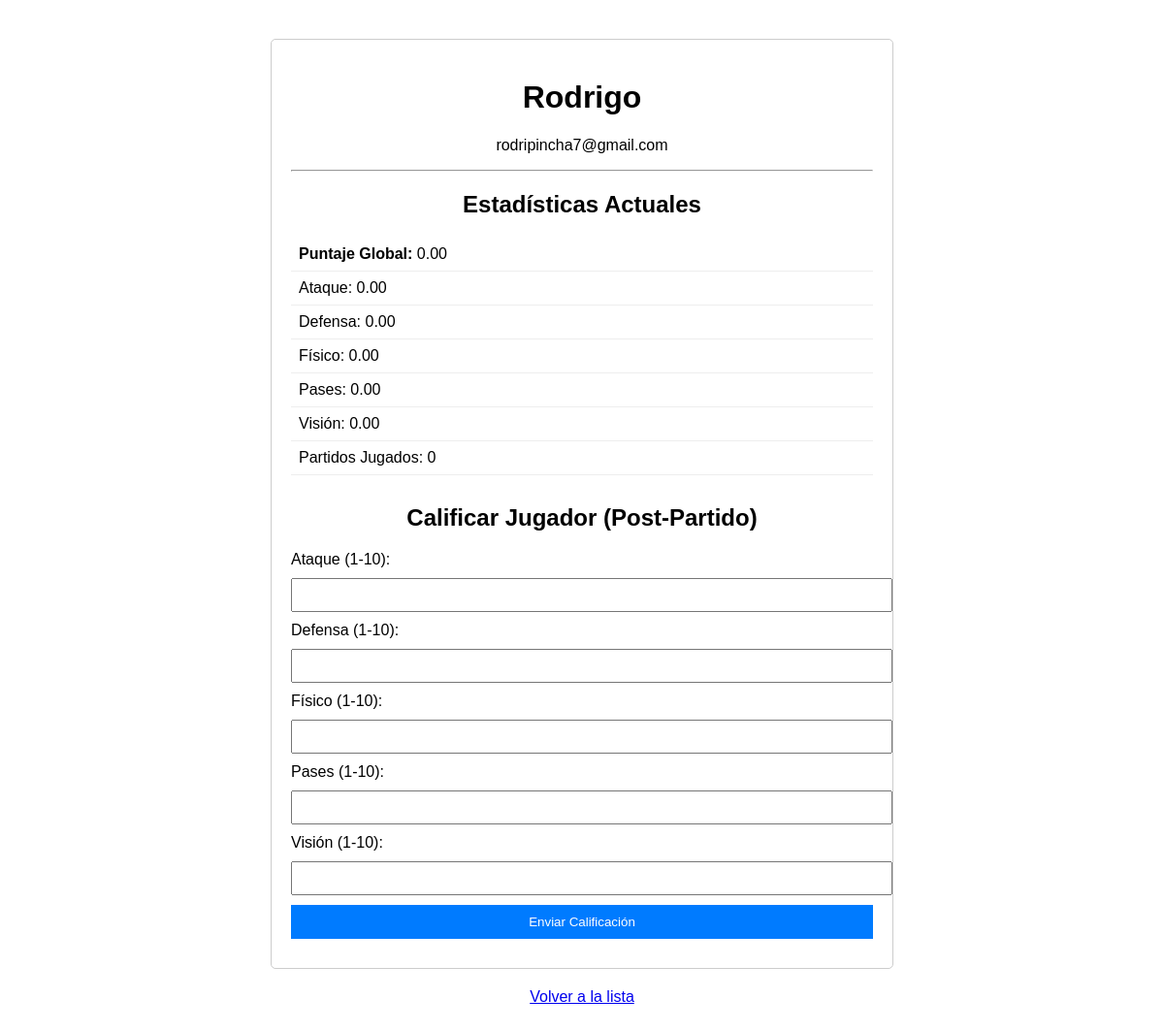
The app's page /jugador/1, older data.
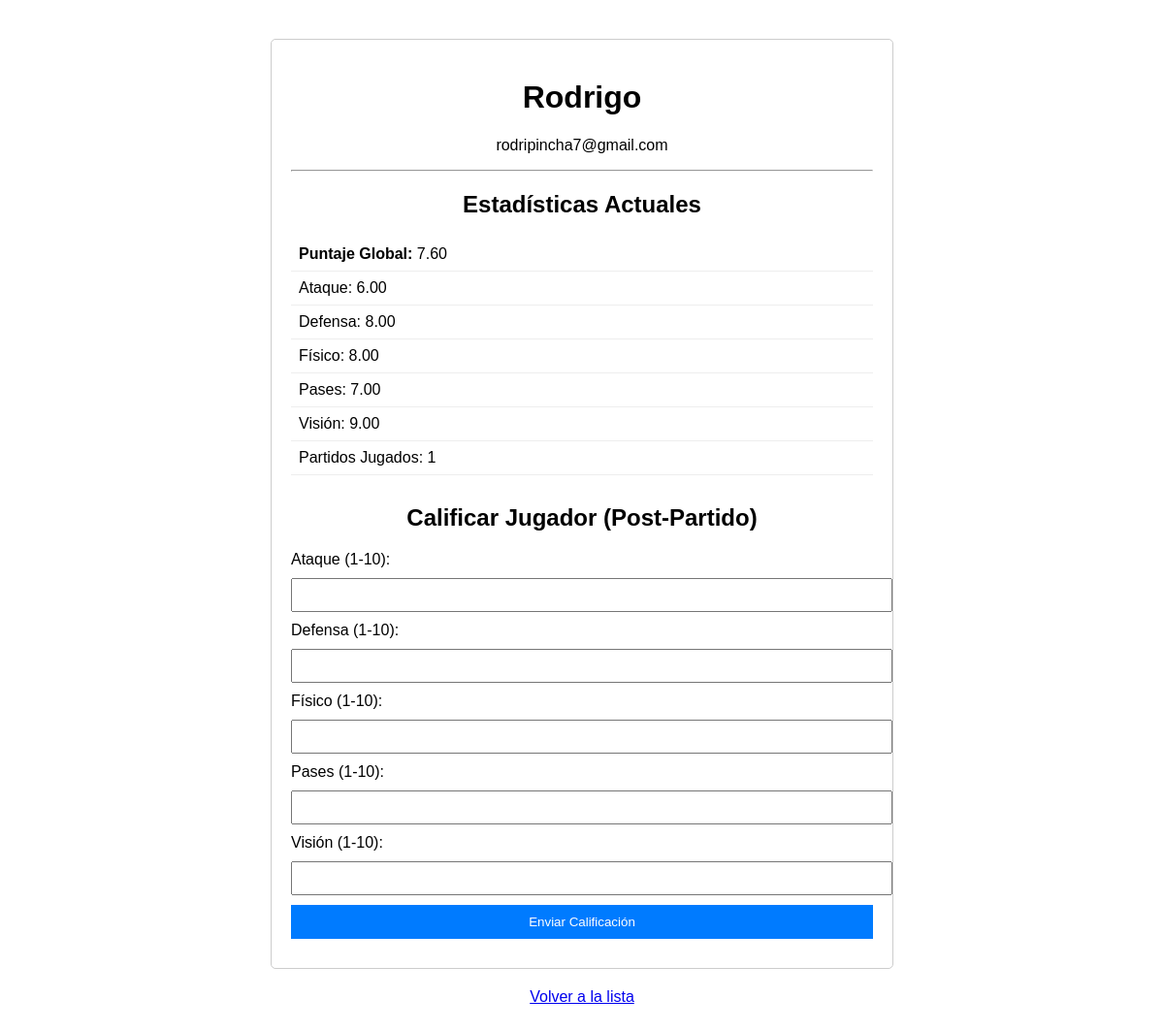
The same page, newer data.
### models.py (models this page shows, shortened)
class Jugador(db.Model):
    id = db.Column(db.Integer, primary_key=True)
    nombre = db.Column(db.String(80), unique=True, nullable=False)
    email = db.Column(db.String(120), unique=True, nullable=False)
    puntaje_global = db.Column(db.Float, default=0.0)
    puntaje_ataque = db.Column(db.Float, default=0.0)
    puntaje_defensa = db.Column(db.Float, default=0.0)
    puntaje_fisico = db.Column(db.Float, default=0.0)
    puntaje_pases = db.Column(db.Float, default=0.0)
    puntaje_vision = db.Column(db.Float, default=0.0)
    partidos_jugados = db.Column(db.Integer, default=0)

### app.py (the view)
@app.route('/jugador/<int:jugador_id>')
def perfil_jugador(jugador_id):
    jugador = Jugador.query.get_or_404(jugador_id)
    return render_template('perfil_jugador.html', jugador=jugador)

### Templates/perfil_jugador.html (shortened to what this page needs)
<!DOCTYPE html>
<html lang="es">
<head>
</head>
<body>
    <div class="profile-card">
        <h1>{{ jugador.nombre }}</h1>
        <p style="text-align: center;">{{ jugador.email }}</p>
        <hr>
        <h2>Estadísticas Actuales</h2>
        <ul>
            <li><strong>Puntaje Global:</strong> {{ "%.2f"|format(jugador.puntaje_global) }}</li>
            <li>Ataque: {{ "%.2f"|format(jugador.puntaje_ataque) }}</li>
            <li>Defensa: {{ "%.2f"|format(jugador.puntaje_defensa) }}</li>
            <li>Físico: {{ "%.2f"|format(jugador.puntaje_fisico) }}</li>
            <li>Pases: {{ "%.2f"|format(jugador.puntaje_pases) }}</li>
            <li>Visión: {{ "%.2f"|format(jugador.puntaje_vision) }}</li>
            <li>Partidos Jugados: {{ jugador.partidos_jugados }}</li>
        </ul>
        <div class="rating-form">
            <h2>Calificar Jugador (Post-Partido)</h2>
            <form action="{{ url_for('calificar_jugador', jugador_id=jugador.id) }}" method="POST">
                <label for="ataque">Ataque (1-10):</label>
                <input type="number" id="ataque" name="ataque" min="1" max="10" required>
                <label for="defensa">Defensa (1-10):</label>
                <input type="number" id="defensa" name="defensa" min="1" max="10" required>
                <label for="fisico">Físico (1-10):</label>
                <input type="number" id="fisico" name="fisico" min="1" max="10" required>
                <label for="pases">Pases (1-10):</label>
                <input type="number" id="pases" name="pases" min="1" max="10" required>
                <label for="vision">Visión (1-10):</label>
                <input type="number" id="vision" name="vision" min="1" max="10" required>
                <input type="submit" value="Enviar Calificación">
            </form>
        </div>
    </div>
    <p style="text-align: center; margin-top: 20px;"><a href="{{ url_for('inicio') }}">Volver a la lista</a></p>
</body>
</html>

### Templates/perfil_jugador.html (style rules this page uses)
body { font-family: Arial, sans-serif; margin: 40px; }
.profile-card { max-width: 600px; margin: auto; padding: 20px; border: 1px solid #ccc; border-radius: 5px; }
h1, h2 { text-align: center; }
ul { list-style-type: none; padding: 0; }
li { padding: 8px; border-bottom: 1px solid #eee; }
.rating-form { margin-top: 30px; }
label, input { display: block; width: 100%; margin-bottom: 10px; }
input[type="number"] { padding: 8px; }
input[type="submit"] { background-color: #007BFF; color: white; border: none; padding: 10px; cursor: pointer; }

Row changes from the older to the newer data that the page shows:
changed Jugador "Rodrigo": puntaje_global "0.00" → "7.60"; puntaje_ataque "0.00" → "6.00"; puntaje_defensa "0.00" → "8.00"; puntaje_fisico "0.00" → "8.00"; puntaje_pases "0.00" → "7.00"; puntaje_vision "0.00" → "9.00"; partidos_jugados "0" → "1"
